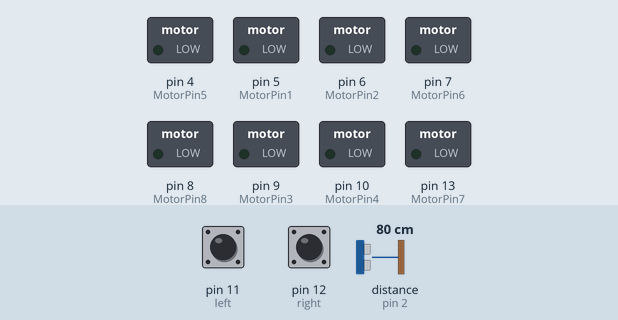
This sketch was run on a simulated Arduino Uno, built with avr-gcc and run on an emulated ATmega328P. Shown: switched loads named in the sketch (green lamp = pin HIGH). The test bench sets the inputs (shaded band); at power-on: pin 11 (left) LOW, pin 12 (right) LOW, distance to the obstacle (sensor on pin 2) 80 cm. The echo pulse lasts 58.3 µs per cm; what the sketch prints to the serial monitor is not drawn.

Above: at 1.2 s.
1.3 s: pin 11 (left) pulled HIGH for 0.15 s
At 1.41 s:
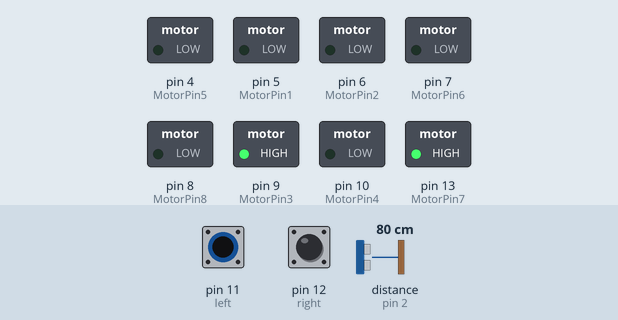
2.9 s: pin 12 (right) pulled HIGH for 0.15 s
At 2.99 s:
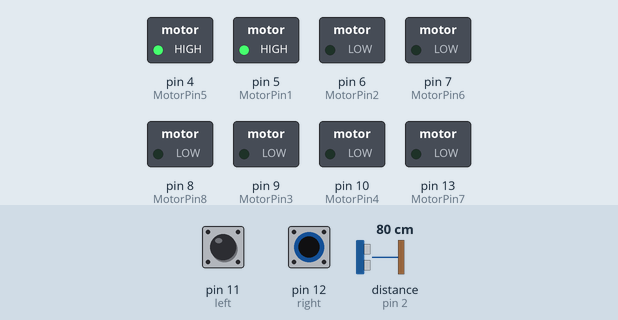
4.5 s: pin 12 (right) pulled HIGH for 3.2 s
At 8.9 s:
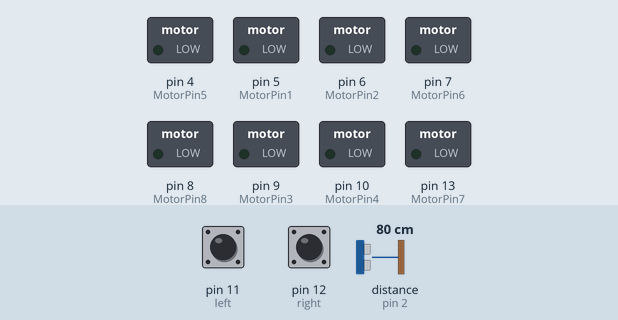
9.2 s: pin 11 (left) pulled HIGH for 3.2 s
At 10.0 s:
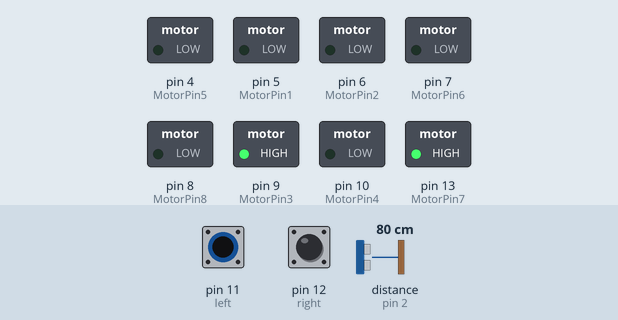
Timing chart, 0 to 13.9 s (numbered marks = the images above; inputs shaded):
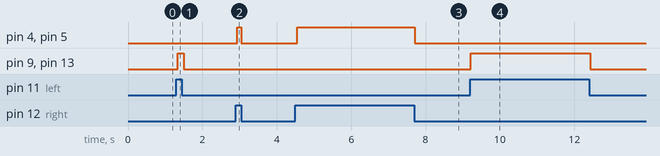

Measured:
- after the input at 1.3 s, pin 9 (MotorPin3), pin 13 (MotorPin7): LOW → HIGH at once, → LOW 0.17 s later
- after the input at 2.9 s, pin 4 (MotorPin5), pin 5 (MotorPin1): LOW → HIGH at once, → LOW 0.11 s later
- after the input at 4.5 s, pin 4 (MotorPin5), pin 5 (MotorPin1): LOW → HIGH after 0.05 s, → LOW 3.2 s later
- after the input at 9.2 s, pin 9 (MotorPin3), pin 13 (MotorPin7): LOW → HIGH at once, → LOW 3.2 s later

The sketch:

human-trailing-cart.ino
```cpp
#include<NewPing.h>

const int MotorPin1 = 5;
const int MotorPin2 = 6;
const int MotorPin3 = 9;
const int MotorPin4 = 10;
const int MotorPin5 = 4;
const int MotorPin6 = 7;
const int MotorPin7 = 13;
const int MotorPin8 = 8;


const int echoPin = 2;
const int trigPin = 3;

const int left = 11;
const int right = 12;

NewPing sonar(trigPin, echoPin, 100);

void setup() {
  // put your setup code here, to run once:
Serial.begin(9600);

  pinMode(MotorPin1, OUTPUT);
  pinMode(MotorPin2, OUTPUT);
  pinMode(MotorPin3, OUTPUT);
  pinMode(MotorPin4, OUTPUT);
  pinMode(MotorPin5, OUTPUT);
  pinMode(MotorPin6, OUTPUT);
  pinMode(MotorPin7, OUTPUT);
  pinMode(MotorPin8, OUTPUT);

  pinMode(right, INPUT);
  pinMode(left, INPUT);
}

void loop() {
delay(50);

  unsigned int dist = sonar.ping_cm();

  Serial.println(dist);

  int rightVal = digitalRead(right);
  int leftVal = digitalRead(left);

  if( rightVal == 1 && leftVal == 1 && dist <= 50 && dist >= 5)

  {
    digitalWrite(MotorPin1, HIGH);
    digitalWrite(MotorPin2, LOW);
    digitalWrite(MotorPin3, HIGH);
    digitalWrite(MotorPin4, LOW);
    digitalWrite(MotorPin5, HIGH);
    digitalWrite(MotorPin6, LOW);
    digitalWrite(MotorPin7, HIGH);
    digitalWrite(MotorPin8, LOW);
  }
  else if(rightVal == 0 && leftVal == 1)
  {
    digitalWrite(MotorPin1, LOW);
    digitalWrite(MotorPin2, LOW);
    digitalWrite(MotorPin3, HIGH);
    digitalWrite(MotorPin4, LOW);
    digitalWrite(MotorPin5, LOW);
    digitalWrite(MotorPin6, LOW);
    digitalWrite(MotorPin7, HIGH);
    digitalWrite(MotorPin8, LOW);
  }
  else if(rightVal == 1 && leftVal == 0)
  {
    digitalWrite(MotorPin1, HIGH);
    digitalWrite(MotorPin2, LOW);
    digitalWrite(MotorPin3, LOW);
    digitalWrite(MotorPin4, LOW);
    digitalWrite(MotorPin5, HIGH);
    digitalWrite(MotorPin6, LOW);
    digitalWrite(MotorPin7, LOW);
    digitalWrite(MotorPin8, LOW);
  }
  else
  {
    digitalWrite(MotorPin1, LOW);
    digitalWrite(MotorPin2, LOW);
    digitalWrite(MotorPin3, LOW);
    digitalWrite(MotorPin4, LOW);
    digitalWrite(MotorPin5, LOW);
    digitalWrite(MotorPin6, LOW);
    digitalWrite(MotorPin7, LOW);
    digitalWrite(MotorPin8, LOW);
  }

}
```
